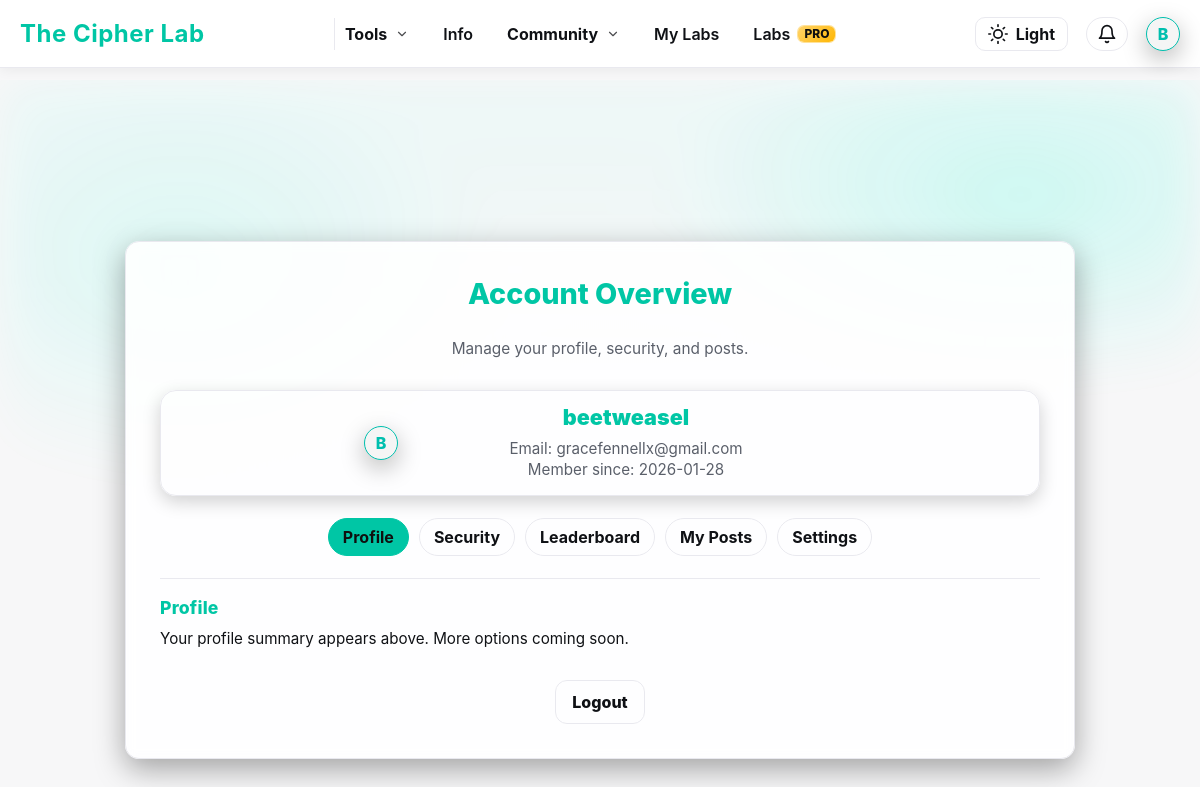
The page /account (signed in) on the database its author committed.
### tables this page shows
CREATE TABLE users (
    id INTEGER PRIMARY KEY AUTOINCREMENT,
    username TEXT UNIQUE NOT NULL,
    email TEXT UNIQUE NOT NULL,
    password_hash TEXT NOT NULL,
    is_admin INTEGER NOT NULL DEFAULT 0,
    created_at TEXT NOT NULL,
    banned INTEGER DEFAULT 0
, has_posted INTEGER NOT NULL DEFAULT 0, labs_info_seen INTEGER NOT NULL DEFAULT 0, is_pro INTEGER DEFAULT 0, stripe_customer_id TEXT, pro_since TEXT, stripe_subscription_id TEXT, pro_until TEXT, pro_current_period_end TEXT, pro_cancel_at_period_end INTEGER NOT NULL DEFAULT 0, labs_tour_seen INTEGER NOT NULL DEFAULT 0, google_sub TEXT, avatar_url TEXT, auth_provider TEXT NOT NULL DEFAULT 'local', needs_password INTEGER NOT NULL DEFAULT 0, needs_username INTEGER NOT NULL DEFAULT 0);

### app.py (the view)
@app.route("/account")
def account():
    user = current_user()
    if not user:
        flash("Please log in to view your account.", "warning")
        return redirect(url_for("login"))
    conn = get_db()
    cur = conn.execute("SELECT username, email, created_at, needs_password, needs_username FROM users WHERE id=?", (user["id"],))
    user_info = cur.fetchone()
    posts_per_page = 9
    try:
        posts_page = int(request.args.get("posts_page") or request.args.get("page") or 1)
    except ValueError:
        posts_page = 1
    if posts_page < 1:
        posts_page = 1
    total_posts_row = conn.execute(
        "SELECT COUNT(*) AS c FROM posts WHERE user_id=?",
        (user["id"],)
    ).fetchone()
    total_posts = (total_posts_row["c"] if total_posts_row else 0) or 0
    posts_total_pages = (total_posts + posts_per_page - 1) // posts_per_page if total_posts else 0
    if posts_total_pages and posts_page > posts_total_pages:
        posts_page = posts_total_pages
    posts_offset = (posts_page - 1) * posts_per_page
    cur = conn.execute("""
        SELECT id, title, body, image_filename, created_at
        FROM posts
        WHERE user_id=?
        ORDER BY datetime(created_at) DESC
        LIMIT ? OFFSET ?
    """, (user["id"], posts_per_page, posts_offset))
    posts = [dict(r) for r in cur.fetchall()]
    for p in posts:
        try:
            p["list_page"] = get_post_page(p["id"])
        except Exception:
            p["list_page"] = 1
    lb_data = conn.execute("""
        SELECT username,
               COUNT(DISTINCT cipher_week) AS weeks_played,
               SUM(score) AS total_score
        FROM cipher_submissions
        WHERE username IS NOT NULL
        GROUP BY username
        ORDER BY total_score DESC
    """).fetchall()
    leaderboard_data = None
    for i, row in enumerate(lb_data, start=1):
        if row["username"].lower() == user_info["username"].lower():
            leaderboard_data = {
                "rank": i,
                "weeks_played": row["weeks_played"],
                "total_score": row["total_score"]
            }
            break
    conn.close()
    needs_password = bool(user_info["needs_password"]) if (user_info and ("needs_password" in user_info.keys())) else False
    needs_username = bool(user_info["needs_username"]) if (user_info and ("needs_username" in user_info.keys())) else False
    return render_template(
		"account.html",
		user=user,
		user_info=user_info,
		posts=posts,
		leaderboard_data=leaderboard_data,
		posts_page=posts_page,
		posts_total_pages=posts_total_pages,
		needs_password=needs_password,
		needs_username=needs_username,
	)

### app.py (called while the page is built)
@app.after_request
def add_security_headers(resp):
    resp.headers["X-Content-Type-Options"] = "nosniff"
    resp.headers["X-Frame-Options"] = "DENY"
    resp.headers["Referrer-Policy"] = "strict-origin-when-cross-origin"
    resp.headers["Content-Security-Policy"] = (
        "default-src 'self'; "
        "img-src 'self' data: https://api.producthunt.com https://ph-files.imgix.net https://www.producthunt.com; "
        "script-src 'self' 'unsafe-inline' https://www.producthunt.com; "
        "style-src 'self' 'unsafe-inline'; "
        "frame-src https://www.producthunt.com;"
    )
    return resp

@app.before_request
def clear_flash_on_login():
    if request.endpoint == "login" and request.method == "GET":
        if "_flashes" not in session:
            session.pop("_flashes", None)

@app.context_processor
def inject_now_year():
    return {"now_year": datetime.utcnow().year}

@app.context_processor
def inject_user_setup_flags():
    u = current_user()
    if not u:
        return {}
    try:
        conn = get_db()
        row = conn.execute(
            "SELECT needs_password, needs_username FROM users WHERE id=?",
            (u["id"],)
        ).fetchone()
        conn.close()
    except Exception:
        return {}
    needs_password = 0
    needs_username = 0
    try:
        if row:
            needs_password = int(row["needs_password"] or 0)
            needs_username = int(row["needs_username"] or 0)
    except Exception:
        needs_password = 0
        needs_username = 0
    return {
        "needs_password": needs_password,
        "needs_username": needs_username,
        "setup_needed_global": bool(needs_password or needs_username),
    }

### helpers.py (called while the page is built)
def get_db():
    conn = sqlite3.connect(DB_PATH)
    conn.row_factory = sqlite3.Row
    return conn

def current_user():
    if "user_id" not in session:
        return None
    conn = get_db()
    cur = conn.execute(
        """
        SELECT
            id, username, email, is_admin, banned,
            labs_info_seen, is_pro, stripe_customer_id,
            pro_current_period_end, pro_cancel_at_period_end
        FROM users
        WHERE id=?
        """,
        (session["user_id"],),
    )
    row = cur.fetchone()
    conn.close()
    return dict(row) if row else None

### templates/account.html (shortened to what this page needs)
<!DOCTYPE html>
<html lang="en">
<head>
  <link rel="stylesheet" href="{{ url_for('static', filename='style.css') }}?v=20251110">
</head>
<body class="no-nav-padding">
  {% include 'base_nav.html' %}
  <main class="account-viewport">
    <div class="account-card">
      <h1 class="account-title">Account Overview</h1>
      <p class="account-subtitle">Manage your profile, security, and posts.</p>
      <div class="account-hero">
        <div class="avatar">{{ user_info['username'][0].upper() }}</div>
        <div class="hero-info">
          <h2>
            {{ user_info['username'] }}
          </h2>
          <p>Email: {{ user_info['email'] }}</p>
          <p>Member since: {{ user_info['created_at'][:10] }}</p>
        </div>
      </div>
      <div class="account-links" id="account-tabs">
        <a href="#profile">Profile</a>
        <a href="#security">Security</a>
        <a href="#leaderboard">Leaderboard</a>
        <a href="#posts">My Posts</a>
        <a href="#settings">Settings</a>
      </div>
      <div id="profile" class="section tab-panel">
        <h3>Profile</h3>
        <p>Your profile summary appears above. More options coming soon.</p>
      </div>
      <div class="bottom-actions">
        <a href="#" class="btn btn-ghost" id="logout-btn">Logout</a>
      </div>
    </div>
  </main>
</body>
</html>

### templates/base_nav.html (shortened to what this page needs)
<nav class="navbar">
  {% set setup_needed = setup_needed_global|default(false) %}
  <div class="nav-left">
    <a href="{{ url_for('index') }}" class="nav-logo">The Cipher Lab</a>
  </div>
  <ul class="nav-items" id="nav-menu">
    <li class="nav-dd" data-dd="tools">
      <button class="nav-dd-trigger" type="button" aria-expanded="false">
        Tools
        <span class="nav-dd-caret" aria-hidden="true">
          <svg viewBox="0 0 24 24" fill="none" stroke="currentColor" stroke-width="2"
               stroke-linecap="round" stroke-linejoin="round">
            <polyline points="6 9 12 15 18 9"></polyline>
          </svg>
        </span>
      </button>
    </li>
    <li class="d-only"><a class="nav-link" href="{{ url_for('info_page') }}">Info</a></li>
    <li class="nav-dd" data-dd="community">
      <button class="nav-dd-trigger" type="button" aria-expanded="false">
        Community
        <span class="nav-dd-caret" aria-hidden="true">
          <svg viewBox="0 0 24 24" fill="none" stroke="currentColor" stroke-width="2"
               stroke-linecap="round" stroke-linejoin="round">
            <polyline points="6 9 12 15 18 9"></polyline>
          </svg>
        </span>
      </button>
    </li>
    <li class="d-only"><a class="nav-link" href="{{ url_for('workspace_list') }}">My Labs</a></li>
    <li class="d-only">
      <a class="nav-link" href="{{ url_for('labs_pro_page') }}">
        Labs <span class="pro-badge">PRO</span>
      </a>
    </li>
  </ul>
  <div class="nav-right">
    <button id="theme-toggle" aria-label="Toggle theme" title="Toggle theme">
      <svg id="theme-icon" xmlns="http://www.w3.org/2000/svg" width="20" height="20"
           viewBox="0 0 24 24" fill="none" stroke="currentColor"
           stroke-width="2" stroke-linecap="round" stroke-linejoin="round"></svg>
      <span id="theme-toggle-text">Dark</span>
    </button>
    {% if user %}
      <div class="notif-wrapper">
        <button id="notif-btn" class="notif-btn" aria-label="Notifications" title="Notifications">
          <svg id="notif-icon" xmlns="http://www.w3.org/2000/svg" width="20" height="20"
               viewBox="0 0 24 24" fill="none" stroke="currentColor"
               stroke-width="2" stroke-linecap="round" stroke-linejoin="round">
            <path d="M18 8a6 6 0 0 0-12 0c0 7-3 9-3 9h18s-3-2-3-9"></path>
            <path d="M13.73 21a2 2 0 0 1-3.46 0"></path>
          </svg>
        </button>
      </div>
      <div class="profile-dropdown" id="profile-dd">
        <button class="profile-btn" id="profile-btn" aria-label="Profile menu" aria-expanded="false">
          <div class="avatar{% if setup_needed %} setup-pulse{% endif %}">{{ user['username'][0].upper() }}</div>
        </button>
      </div>
    {% endif %}
  </div>
</nav>

### static/style.css (style rules this page uses)
:root { --bg: #121212; --panel: #1a1a1a; --panel-2: #202020; --elev-shadow: 0 10px 30px rgba(0, 0, 0, 0.55); --line: #252525; --line-2: #2b2b2b; --text: #f2f2f2; --text-dim: #d9d9d9; --muted: #b8b8b8; --muted-2: #9a9a9a; --accent: #00c6a5; --accent-strong: #00d4b3; --accent-soft: rgba(0, 198, 165, 0.18); --accent-soft-2: rgba(0, 198, 165, 0.28); --input-bg: #232323; --input-border: #343434; --input-hover: #262626; --input-focus: #1d1d1d; --warning: #ffdd00; --danger: #ff6b6b; --radius-lg: 16px; --radius-md: 10px; --radius-sm: 6px; --transition: 0.18s ease; }
* { box-sizing: border-box; }
html { scroll-behavior: smooth; }
body { font-family: 'Inter', 'Segoe UI', Tahoma, Geneva, Verdana, sans-serif; background-color: var(--bg); color: var(--text); margin: 0; padding: 0; min-height: 100vh; display: flex; justify-content: center; align-items: flex-start; }
.navbar { position: fixed; top: 0; left: 0; width: 100%; height: 65px; background-color: var(--panel-2); display: flex; align-items: center; justify-content: space-between; padding: 0 24px; box-shadow: 0 2px 12px rgba(0,0,0,0.45); border-bottom: 1px solid var(--line); z-index: 1000; }
.nav-left { display: flex; align-items: center; gap: 12px; }
.nav-logo { color: var(--accent); font-weight: 700; font-size: 22px; letter-spacing: 0.5px; white-space: nowrap; }
.nav-items { list-style: none; display: flex; align-items: center; gap: 28px; margin: 0; padding: 0; }
.nav-items li a { color: var(--text); text-decoration: none; font-weight: 600; transition: color 0.2s; }
.nav-theme button, #theme-toggle { display: inline-flex; align-items: center; gap: 6px; padding: 8px 12px; border: 1px solid var(--line); border-radius: 8px; background: transparent; color: var(--text); cursor: pointer; transition: background 0.2s, border-color 0.2s, color 0.2s; }
h2 { text-align: center; margin-bottom: 26px; color: var(--accent); font-weight: 650; font-size: 26px; }
button { padding: 14px 16px; border: 1px solid var(--accent); border-radius: var(--radius-sm); background-color: var(--accent); color: #0f0f0f; font-weight: 650; font-size: 16px; cursor: pointer; transition: background-color 0.15s ease, box-shadow var(--transition), border-color var(--transition), transform 0.06s ease; font-family: inherit; }
:root[data-theme="light"] { --bg: #f7f7f8; --panel: #ffffff; --panel-2: #fbfbfc; --elev-shadow: 0 10px 30px rgba(0, 0, 0, 0.08); --line: #e9e9ef; --line-2: #e2e2e8; --text: #0f1115; --text-dim: #20232a; --muted: #5a5f6a; --muted-2: #7a7f8a; --accent: #00c6a5; --accent-strong: #00b69a; --accent-soft: rgba(0, 198, 165, 0.18); --accent-soft-2: rgba(0, 198, 165, 0.25); --input-bg: #fcfcfd; --input-border: #dfe3ea; --input-hover: #f6f7f9; --input-focus: #ffffff; }
:root[data-theme="light"] .navbar { background-color: #ffffff; box-shadow: 0 2px 12px rgba(0,0,0,0.06); border-bottom: 1px solid var(--line); }
:root[data-theme="light"] .nav-items { background-color: #ffffff; border-left: 1px solid var(--line); }
* { scrollbar-width: thin; scrollbar-color: color-mix(in oklab, var(--accent) 45%, #0f0f0f) var(--bg); }
.pro-badge { background: linear-gradient(135deg, #ffd36a, #ffb703); color: #0f0f0f; font-size: 0.75rem; padding: 2px 6px; border-radius: 6px; font-weight: 800; text-transform: uppercase; box-shadow: 0 0 0 1px rgba(255,183,3,0.4); position: relative; overflow: hidden; isolation: isolate; display: inline-flex; align-items: center; gap: 6px; }
.pro-badge::after { content: ""; position: absolute; inset: -40% -60%; background: linear-gradient( 120deg, rgba(255,255,255,0) 40%, rgba(255,255,255,0.65) 50%, rgba(255,255,255,0) 60% ); transform: translateX(-120%) rotate(8deg); animation: proShine 2.8s ease-in-out infinite; pointer-events: none; z-index: 0; }
html, body { height: 100%; }
body { display: flex; flex-direction: column; justify-content: flex-start; align-items: stretch; min-height: 100vh; }
main { flex: 1 0 auto; }

### rows shown on the page
users: username "B", username "beetweasel", email "gracefennellx@gmail.com", created_at "2026-01-28"
